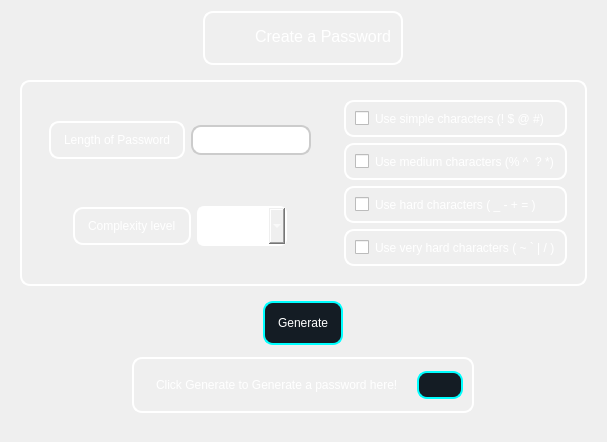
            <widget class="QWidget" name="Create_pass">
             <layout class="QVBoxLayout" name="verticalLayout_12">
              <item alignment="Qt::AlignHCenter">
               <widget class="QFrame" name="frame_18">
                <property name="styleSheet">
                 <string notr="true">QFrame{
    border-radius: 10px;
    border: 2px solid  white;
    padding: 5px;
color:white;}
QLabel{
border:0px;
}</string>
                </property>
                <property name="frameShape">
                 <enum>QFrame::StyledPanel</enum>
                </property>
                <property name="frameShadow">
                 <enum>QFrame::Raised</enum>
                </property>
                <layout class="QHBoxLayout" name="horizontalLayout_8">
                 <property name="spacing">
                  <number>0</number>
                 </property>
                 <property name="leftMargin">
                  <number>0</number>
                 </property>
                 <property name="topMargin">
                  <number>0</number>
                 </property>
                 <property name="rightMargin">
                  <number>0</number>
                 </property>
                 <property name="bottomMargin">
                  <number>0</number>
                 </property>
                 <item>
                  <widget class="QLabel" name="label_7">
                   <property name="minimumSize">
                    <size>
                     <width>40</width>
                     <height>40</height>
                    </size>
                   </property>
                   <property name="maximumSize">
                    <size>
                     <width>40</width>
                     <height>40</height>
                    </size>
                   </property>
                   <property name="text">
                    <string/>
                   </property>
                   <property name="pixmap">
                    <pixmap resource="../Qss/icons/_icons.qrc">:/icons/Icons/feather/key.png</pixmap>
                   </property>
                   <property name="scaledContents">
                    <bool>true</bool>
                   </property>
                  </widget>
                 </item>
                 <item alignment="Qt::AlignHCenter">
                  <widget class="QLabel" name="label_9">
                   <property name="font">
                    <font>
                     <pointsize>12</pointsize>
                    </font>
                   </property>
                   <property name="layoutDirection">
                    <enum>Qt::LeftToRight</enum>
                   </property>
                   <property name="text">
                    <string>Create a Password</string>
                   </property>
                   <property name="alignment">
                    <set>Qt::AlignHCenter|Qt::AlignTop</set>
                   </property>
                  </widget>
                 </item>
                </layout>
               </widget>
              </item>
              <item>
               <widget class="QFrame" name="frame_19">
                <property name="sizePolicy">
                 <sizepolicy hsizetype="Preferred" vsizetype="Expanding">
                  <horstretch>0</horstretch>
                  <verstretch>0</verstretch>
                 </sizepolicy>
                </property>
                <property name="styleSheet">
                 <string notr="true">QFrame,QComboBox,QLineEdit,QPushButton,QCheckBox {
border:0px solid white;
color:white;}
#Easy_comboBox,#Med_comboBox,#Hard_comboBox,#VHard_comboBox,#Label_input_pass,#Complexity_label_main,#frame_2,#frame_8{
border:2px solid white;
border-radius:10px;
color:white;
}
#Pass_complexity{
border:2px solid white;
border-radius:7px;
padding: 10px;
}
QLabel{
padding: 10px;
border-radius:10px;
}
QLineEdit {
    border-radius: 10px;
    border: 2px solid #ccc;
    padding: 5px;
}
QPushButton{
	background-color:#141C24;
	border : 2px solid #00FFFF;
	padding:5px;
	border-radius:10px;
color:white;
}
QPushButton:hover {
    background-color: #394B5A;
}</string>
                </property>
                <property name="frameShape">
                 <enum>QFrame::StyledPanel</enum>
                </property>
                <property name="frameShadow">
                 <enum>QFrame::Raised</enum>
                </property>
                <layout class="QVBoxLayout" name="verticalLayout_22">
                 <item>
                  <widget class="QFrame" name="frame_2">
                   <property name="sizePolicy">
                    <sizepolicy hsizetype="Preferred" vsizetype="Expanding">
                     <horstretch>0</horstretch>
                     <verstretch>0</verstretch>
                    </sizepolicy>
                   </property>
                   <property name="frameShape">
                    <enum>QFrame::StyledPanel</enum>
                   </property>
                   <property name="frameShadow">
                    <enum>QFrame::Raised</enum>
                   </property>
                   <layout class="QHBoxLayout" name="horizontalLayout_20">
                    <item>
                     <widget class="QFrame" name="frame_6">
                      <property name="frameShape">
                       <enum>QFrame::StyledPanel</enum>
                      </property>
                      <property name="frameShadow">
                       <enum>QFrame::Raised</enum>
                      </property>
                      <layout class="QVBoxLayout" name="verticalLayout_24">
                       <item alignment="Qt::AlignLeft">
                        <widget class="QFrame" name="frame_9">
                         <property name="frameShape">
                          <enum>QFrame::StyledPanel</enum>
                         </property>
                         <property name="frameShadow">
                          <enum>QFrame::Raised</enum>
                         </property>
                         <layout class="QHBoxLayout" name="horizontalLayout_22">
                          <item alignment="Qt::AlignVCenter">
                           <widget class="QLabel" name="Label_input_pass">
                            <property name="text">
                             <string>Length of Password</string>
                            </property>
                           </widget>
                          </item>
                          <item>
                           <widget class="QLineEdit" name="Input_pass_Lineedit">
                            <property name="placeholderText">
                             <string>Enter the Length</string>
                            </property>
                           </widget>
                          </item>
                         </layout>
                        </widget>
                       </item>
                       <item alignment="Qt::AlignHCenter">
                        <widget class="QFrame" name="frame_10">
                         <property name="frameShape">
                          <enum>QFrame::StyledPanel</enum>
                         </property>
                         <property name="frameShadow">
                          <enum>QFrame::Raised</enum>
                         </property>
                         <layout class="QHBoxLayout" name="horizontalLayout_23">
                          <item alignment="Qt::AlignVCenter">
                           <widget class="QLabel" name="Complexity_label_main">
                            <property name="styleSheet">
                             <string notr="true">border-radius:10px;</string>
                            </property>
                            <property name="text">
                             <string>Complexity level</string>
                            </property>
                           </widget>
                          </item>
                          <item>
                           <widget class="QComboBox" name="Pass_complexity">
                            <property name="minimumSize">
                             <size>
                              <width>90</width>
                              <height>0</height>
                             </size>
                            </property>
                            <property name="maximumSize">
                             <size>
                              <width>90</width>
                              <height>16777215</height>
                             </size>
                            </property>
                            <property name="cursor">
                             <cursorShape>PointingHandCursor</cursorShape>
                            </property>
                            <item>
                             <property name="text">
                              <string>Easy</string>
                             </property>
                            </item>
                            <item>
                             <property name="text">
                              <string>Medium</string>
                             </property>
                            </item>
                            <item>
                             <property name="text">
                              <string>Hard</string>
                             </property>
                            </item>
                            <item>
                             <property name="text">
                              <string>Very Hard</string>
                             </property>
                            </item>
                           </widget>
                          </item>
                         </layout>
                        </widget>
                       </item>
                      </layout>
                     </widget>
                    </item>
                    <item>
                     <widget class="QFrame" name="frame_5">
                      <property name="frameShape">
                       <enum>QFrame::StyledPanel</enum>
                      </property>
                      <property name="frameShadow">
                       <enum>QFrame::Raised</enum>
                      </property>
                      <layout class="QVBoxLayout" name="verticalLayout_25">
                       <item>
                        <widget class="QFrame" name="Easy_comboBox">
                         <property name="frameShape">
                          <enum>QFrame::StyledPanel</enum>
                         </property>
                         <property name="frameShadow">
                          <enum>QFrame::Raised</enum>
                         </property>
                         <layout class="QVBoxLayout" name="verticalLayout_26">
                          <item>
                           <widget class="QCheckBox" name="Easy_char_box">
                            <property name="cursor">
                             <cursorShape>PointingHandCursor</cursorShape>
                            </property>
                            <property name="text">
                             <string>Use simple characters (! $ @ #)</string>
                            </property>
                           </widget>
                          </item>
                         </layout>
                        </widget>
                       </item>
                       <item>
                        <widget class="QFrame" name="Med_comboBox">
                         <property name="frameShape">
                          <enum>QFrame::StyledPanel</enum>
                         </property>
                         <property name="frameShadow">
                          <enum>QFrame::Raised</enum>
                         </property>
                         <layout class="QVBoxLayout" name="verticalLayout_27">
                          <item>
                           <widget class="QCheckBox" name="Medium_char_box">
                            <property name="cursor">
                             <cursorShape>PointingHandCursor</cursorShape>
                            </property>
                            <property name="text">
                             <string>Use medium characters (% ^  ? *)</string>
                            </property>
                           </widget>
                          </item>
                         </layout>
                        </widget>
                       </item>
                       <item>
                        <widget class="QFrame" name="Hard_comboBox">
                         <property name="frameShape">
                          <enum>QFrame::StyledPanel</enum>
                         </property>
                         <property name="frameShadow">
                          <enum>QFrame::Raised</enum>
                         </property>
                         <layout class="QVBoxLayout" name="verticalLayout_28">
                          <item>
                           <widget class="QCheckBox" name="Hard_char_box">
                            <property name="cursor">
                             <cursorShape>PointingHandCursor</cursorShape>
                            </property>
                            <property name="text">
                             <string>Use hard characters ( _ - + = )</string>
                            </property>
                           </widget>
                          </item>
                         </layout>
                        </widget>
                       </item>
                       <item>
                        <widget class="QFrame" name="VHard_comboBox">
                         <property name="frameShape">
                          <enum>QFrame::StyledPanel</enum>
                         </property>
                         <property name="frameShadow">
                          <enum>QFrame::Raised</enum>
                         </property>
                         <layout class="QVBoxLayout" name="verticalLayout_29">
                          <item>
                           <widget class="QCheckBox" name="VHard_char_box">
                            <property name="cursor">
                             <cursorShape>PointingHandCursor</cursorShape>
                            </property>
                            <property name="text">
                             <string>Use very hard characters ( ~ ` | / )</string>
                            </property>
                           </widget>
                          </item>
                         </layout>
                        </widget>
                       </item>
                      </layout>
                     </widget>
                    </item>
                   </layout>
                  </widget>
                 </item>
                 <item alignment="Qt::AlignHCenter|Qt::AlignBottom">
                  <widget class="QFrame" name="frame_4">
                   <property name="frameShape">
                    <enum>QFrame::StyledPanel</enum>
                   </property>
                   <property name="frameShadow">
                    <enum>QFrame::Raised</enum>
                   </property>
                   <layout class="QVBoxLayout" name="verticalLayout_23">
                    <property name="spacing">
                     <number>12</number>
                    </property>
                    <item alignment="Qt::AlignHCenter">
                     <widget class="QPushButton" name="Generate_btn_main">
                      <property name="cursor">
                       <cursorShape>PointingHandCursor</cursorShape>
                      </property>
                      <property name="styleSheet">
                       <string notr="true">padding:13px;</string>
                      </property>
                      <property name="text">
                       <string>Generate</string>
                      </property>
                      <property name="icon">
                       <iconset resource="../Qss/icons/_icons.qrc">
                        <normaloff>:/icons/Icons/feather/key.png</normaloff>:/icons/Icons/feather/key.png</iconset>
                      </property>
                     </widget>
                    </item>
                    <item>
                     <widget class="QFrame" name="frame_8">
                      <property name="frameShape">
                       <enum>QFrame::StyledPanel</enum>
                      </property>
                      <property name="frameShadow">
                       <enum>QFrame::Raised</enum>
                      </property>
                      <layout class="QHBoxLayout" name="horizontalLayout_7">
                       <item>
                        <widget class="QLabel" name="Pass_create_label">
                         <property name="text">
                          <string>Click Generate to Generate a password here!</string>
                         </property>
                        </widget>
                       </item>
                       <item>
                        <widget class="QPushButton" name="Copy_pass_main">
                         <property name="cursor">
                          <cursorShape>PointingHandCursor</cursorShape>
                         </property>
                         <property name="text">
                          <string/>
                         </property>
                         <property name="icon">
                          <iconset resource="../Qss/icons/_icons.qrc">
                           <normaloff>:/icons/fd5028/feather/clipboard.png</normaloff>:/icons/fd5028/feather/clipboard.png</iconset>
                         </property>
                        </widget>
                       </item>
                      </layout>
                     </widget>
                    </item>
                   </layout>
                  </widget>
                 </item>
                </layout>
               </widget>
              </item>
             </layout>
            </widget>
